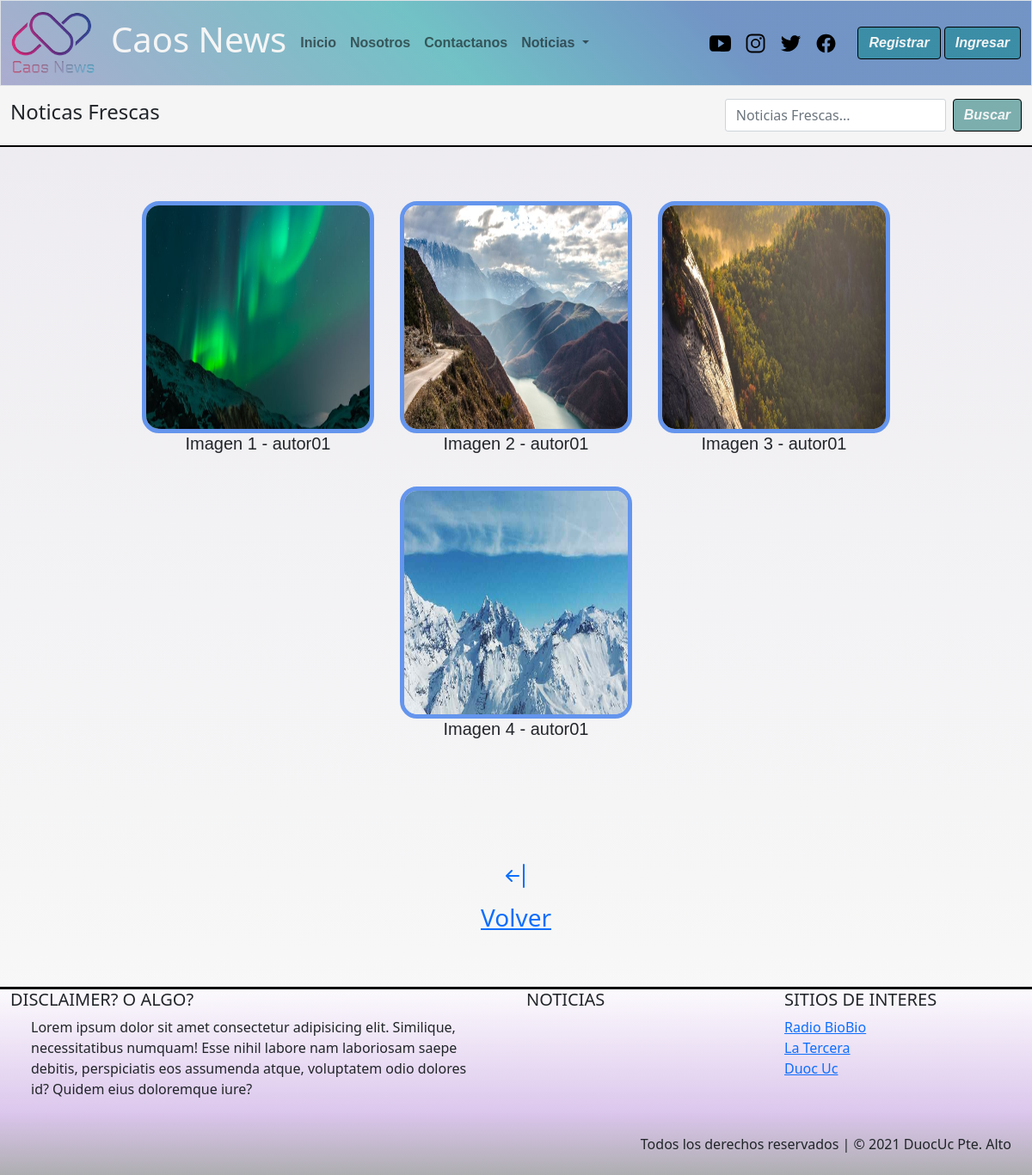
The app's page /galeria/La Onu Disuelta/, older data.
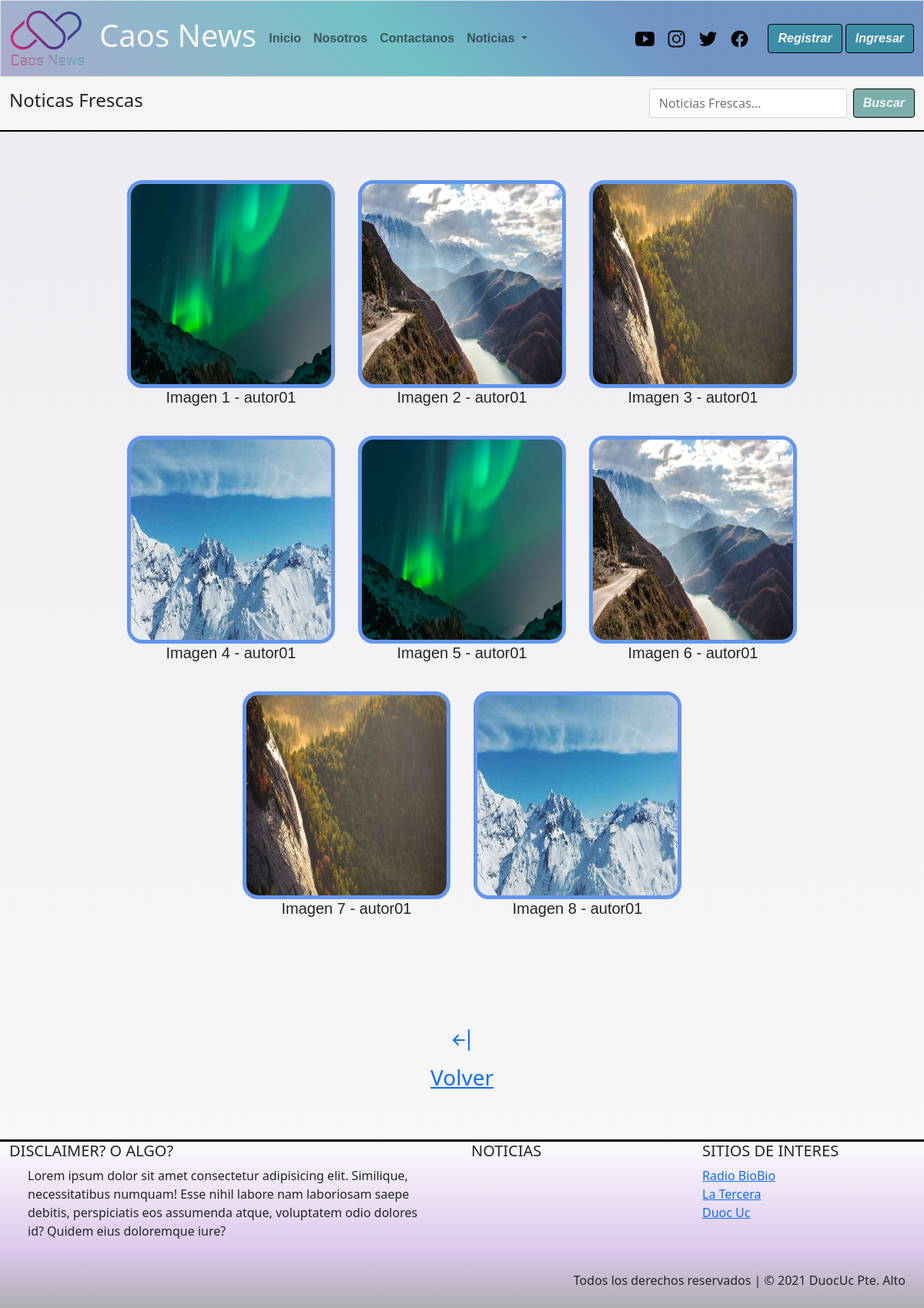
The same page, newer data.
### caos_news/models.py (models this page shows, shortened)
class Galeria(models.Model):
    cod_img = models.AutoField(primary_key=True)
    imagen = models.ImageField(upload_to='galeria',null=True)
    not_gal = models.ForeignKey(Noticia, null=True, on_delete=models.CASCADE)

class Noticia(models.Model):
    nombre_not = models.CharField(primary_key= True, max_length=50)
    fecha_not = models.DateField(default=datetime.date.today)
    redac =  models.TextField()
    img_not = models.ImageField(upload_to='noticias',null=True)
    publicar = models.BooleanField(default=False)
    comentario = models.TextField(null=True,default='Sin observaciones')
    autor = models.ForeignKey(User,null=True, on_delete=models.CASCADE)
    categoria = models.ForeignKey(Categoria, on_delete=models.CASCADE)

### caos_news/views.py (the view)
# urls.py: path('galeria/<id>/',galeria,name='gal'),
def galeria(request,id):
    categoria = Categoria.objects.all()
    gale = Galeria.objects.filter(not_gal=id)[1]
    mostrar= Galeria.objects.filter(not_gal=id)
    contexto={"categorias":categoria,"galeria":gale,"todo":mostrar}
    return render(request,"galeria.html",contexto)

### caos_news/templates/galeria.html (shortened to what this page needs)
{% extends 'base.html' %}
{% load static %}
{% block link_activos %}
<ul class="navbar-nav me-auto mb-2 mb-lg-0">
    <li class="nav-item">
        <a class="nav-link" aria-current="page" href="{% url 'index'%}">Inicio</a>
    </li>
    {% if user.is_authenticated %}
    <li class="nav-item">
        <a class="nav-link" href="{% url 'enviar_n' %}">Subir noticia</a>
    </li>
    <li class="nav-item">
        <a class="nav-link" href="{% url 'mis_notis' %}">Mis Noticias</a>
    </li>
    {% else %}
    <li class="nav-item">
        <a class="nav-link" href="{% url 'nos' %}">Nosotros</a>
    </li>
    <li class="nav-item">
        <a class="nav-link" href="{% url 'contac' %}">Contactanos</a>
    </li>
    {% endif %}
    <li class="nav-item dropdown">
        <a class="nav-link dropdown-toggle" href="#" id="navbarDropdown" role="button" data-bs-toggle="dropdown"
            aria-expanded="false">
            Noticias
        </a>
    </li>
{% endblock link_activos %}
{% block contenido %}
<main>
        <nav class="navbar sticky-top" id="barra-busqueda">
            <div class="container-fluid ">
                <span class="navbar-text">
                {% if user.is_authenticated %}
                    <h4> Bienvenido(a) {{user.first_name}} {{user.last_name}} </h4>
                {% else %}
                    <h4>Noticas Frescas</h4>
                {% endif %}
                </span>
                <form class="d-flex" method="POST" action="{% url 'filter_d'%}">
                    <input class="form-control me-2" type="search" placeholder="Noticias Frescas..." name="txtbusqueda" aria-label="Search">
                    <button id="boton" class="btn btn-outline" type="submit">Buscar</button>
                </form>
            </div>
        </nav>
        <section class="container-fluid p-5" style="min-height: 34rem;" id="galeria">
            {% for x in todo %}
            <div id="tarjeta">
                <a href="{{x.imagen.url}}" data-fancybox="gall-new1"
                    data-caption="Autor imagen-01"><img src="{{x.imagen.url}}" alt=""> </a>
                <h5>Imagen {{x.cod_img}} - {{x.not_gal.autor}} </h5>
            </div>
            {% endfor %}
        </section>
        <section class="container-fluid mt-4 p-5">
            <div class="text-center">
                <a href="{% url 'noti' galeria.not_gal.nombre_not %}"><p><h3>Volver</h3></p></a>
            </div>
        </section>
{% endblock contenido %}

### caos_news/templates/base.html (shortened to what this page needs)
{% load static %}
<!DOCTYPE html>
<html lang="es">
<head>
    <link href="https://cdn.jsdelivr.net/npm/bootstrap@5.0.0-beta3/dist/css/bootstrap.min.css" rel="stylesheet"
>
    <link rel="stylesheet" href="https://cdnjs.cloudflare.com/ajax/libs/animate.css/4.1.1/animate.min.css">
    <link type="text/css" rel="stylesheet" href="{% static 'css/style.css' %}">
    <link rel="stylesheet" href="{% static 'css/sweetalert2.min.css' %}">
    <link rel="stylesheet" type="text/css" href="{% static 'css/jquery.fancybox.min.css' %}">
</head>
<body>
    <header>
        <nav class="navbar navbar-expand-xl navbar-light border">
            <div class="container-fluid">
                <a class="navbar-brand" href="{% url 'index' %}"><img src="{% static 'img/Logos/logoCaos.png' %}" alt=""
                        width="100"></a>
                <h1 class="me-2">Caos News</h1>
                <div class="collapse navbar-collapse" id="navbarSupportedContent">
                    {% block link_activos %}
                    {% endblock link_activos %}
                    </ul>
                    <ul class="navbar-nav flex-row flex-wrap ms-xl-auto">
                        <li class="nav-item col-6 col-xl-auto">
                            <a class="nav-link active p-2" href="https://www.youtube.com/c/DuocUCvideos/featured"
                                target="_blank" rel="noopener">
                                <img src="{% static 'img/logos/logo-youtube.svg' %}" alt="" width="25">
                            </a>
                        </li>
                        <li class="nav-item col-6 col-xl-auto">
                            <a class="nav-link active p-2 " href="https://www.instagram.com/duocuc_cl/" target="_blank"
                                rel="noopener">
                                <img src="{% static 'img/logos/logo-instagram.svg' %}" alt="" width="25">
                            </a>
                        </li>
                        <li class="nav-item col-6 col-xl-auto">
                            <a class="nav-link active p-2" href="https://twitter.com/DuocUC" target="_blank"
                                rel="noopener">
                                <img src="{% static 'img/logos/logo-twitter.svg' %}" alt="" width="25">
                            </a>
                        </li>
                        <li class="nav-item col-6 col-xl-auto">
                            <a class="nav-link  active p-2" href="https://www.facebook.com/DuocUC/" target="_blank"
                                rel="noopener">
                                <img src="{% static 'img/logos/logo-facebook.svg' %}" alt="" width="25">
                            </a>
                        </li>
                    </ul>
                    <div class="d-grid gap-2 d-md-block my-2 my-xl-0 ms-xl-3">
                        {% if user.is_authenticated %}
                            <button class="btn" id="boton" type="button"><a href="{% url 'cerrar' %}">Cerrar Sesión</a></button>
                        {% else %}
                            <button class="btn" id="boton" type="button"><a href="{% url 'regis' %}">Registrar</a></button>
                            <button class="btn" id="boton" type="button"><a href="{% url 'ingresar'%}">Ingresar</a></button>
                        {% endif %}
                    </div>
                </div>
            </div>
        </nav>
    </header>
        {% block contenido %}
        {% endblock contenido %}
    </main>
    <footer class="text-center text-lg-start" id="foot-link">
        <div class="container-fluid">
            <div class="row">
                <div class="col-lg-6 col-md-12 md-2 mb-md-0">
                    <h5 class="text-uppercase">Disclaimer? o algo?</h5>
                    <div class="container-fluid">
                        <p>Lorem ipsum dolor sit amet consectetur adipisicing elit. Similique, necessitatibus
                            numquam!
                            Esse nihil labore nam laboriosam saepe debitis, perspiciatis eos assumenda atque,
                            voluptatem
                            odio dolores id? Quidem eius doloremque iure?</p>
                    </div>
                </div>
                <div class="col-lg-3 col-md-6 md-4 mb-md-0">
                    <h5 class="text-uppercase">Noticias</h5>
                </div>
                <div class="col-lg-3 col-md-6 md-4 mb-md-0 ">
                    <h5 class="text-uppercase">Sitios de Interes</h5>
                    <ul class="list-unstyled mb-0 ">
                        <li><a href="https://www.biobiochile.cl/">Radio BioBio</a></li>
                        <li><a href="https://www.latercera.com/">La Tercera</a></li>
                        <li><a href="https://www.duoc.cl/">Duoc Uc</a></li>
                    </ul>
                </div>
            </div>
        </div>
        <div class="text-end p-4" id="copy-R">
            Todos los derechos reservados | © 2021 DuocUc Pte. Alto
        </div>
    </footer>
</body>
</html>

Row changes from the older to the newer data that the page shows:
added Galeria: imagen (picture), cod_img "5", not_gal.autor "autor01"
added Galeria: imagen (picture), cod_img "6", not_gal.autor "autor01"
added Galeria: imagen (picture), cod_img "7", not_gal.autor "autor01"
added Galeria: imagen (picture), cod_img "8", not_gal.autor "autor01"
